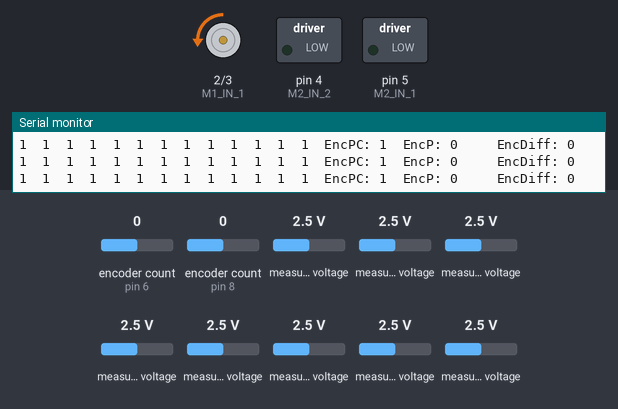
This sketch was run on a simulated Arduino Uno, built with avr-gcc and run on an emulated ATmega328P. On the bench: motor-driver pin pairs drawn as motors (green arrow = first pin HIGH = forward, orange = second pin HIGH = backward, longer = more drive), switched loads named in the sketch (green lamp = pin HIGH), the last lines printed to the serial monitor. Inputs (shaded band) come from the test bench; at power-on: measured voltage 2.5 V, encoder count (sensors on pin 6, pin 8) 0. Pins used as bus, display or sensor lines are not drawn.

Above: at 1.2 s.
1.3 s: measured voltage (sensor 200) set to 3.2 V
2.8 s: measured voltage (sensor 200) set to 3.5 V
At 3.3 s:
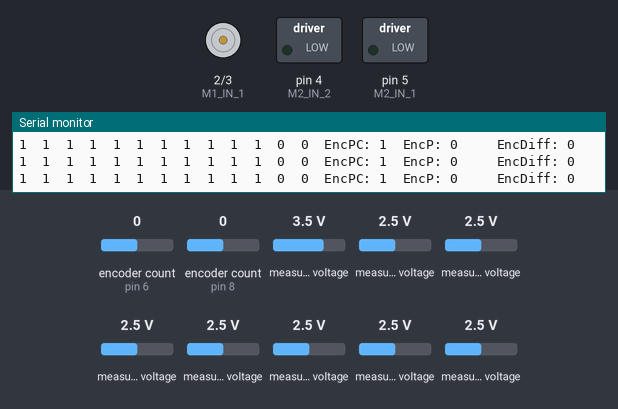
4.3 s: measured voltage (sensor 200) set to 0.1 V
At 5.5 s:
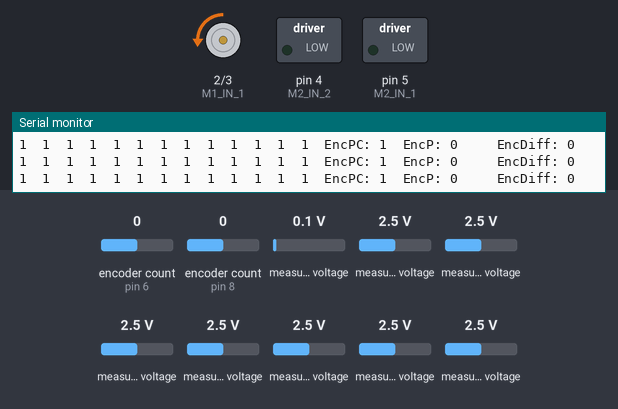
5.8 s: measured voltage (sensor 203) set to 3.2 V
7.3 s: measured voltage (sensor 203) set to 3.5 V
At 7.9 s:
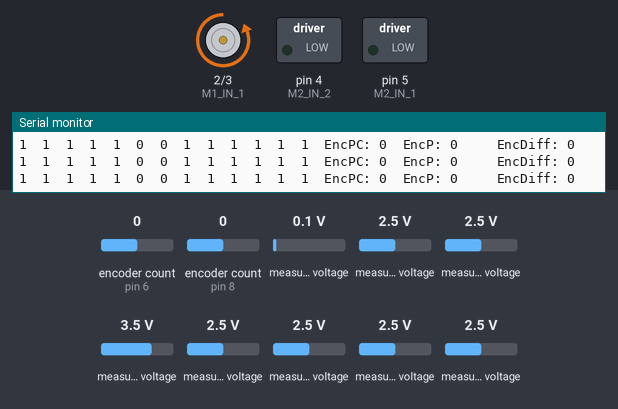
8.8 s: measured voltage (sensor 203) set to 0.1 V
At 10.2 s:
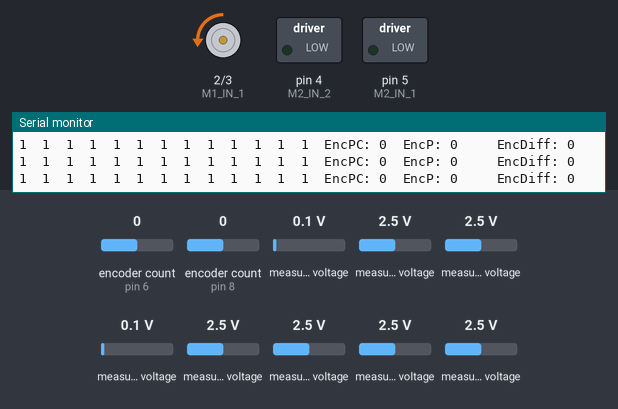
Timing chart, 0 to 11.3 s (numbered marks = the images above; inputs shaded):
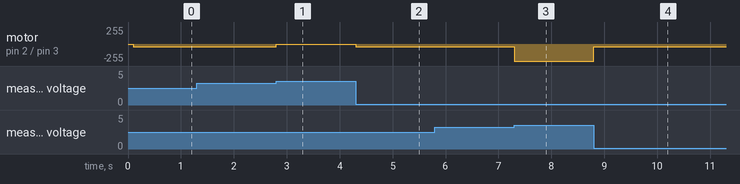

Measured:
- the behaviour switches between 3.3 and 3.4 V on measured voltage (sensor 200) (found by bisection; images 0 and 1)
- the behaviour switches between 3.3 and 3.4 V on measured voltage (sensor 203) (found by bisection; images 2 and 3)
- after the input at 2.8 s, motor on pin 2 (M1_IN_1) / pin 3 (M1_IN_2): backward 40/255 → stopped at once
- after the input at 4.3 s, motor on pin 2 (M1_IN_1) / pin 3 (M1_IN_2): stopped → backward 40/255 at once
- after the input at 7.3 s, motor on pin 2 (M1_IN_1) / pin 3 (M1_IN_2): backward 40/255 → backward 255/255 at once
- after the input at 8.8 s, motor on pin 2 (M1_IN_1) / pin 3 (M1_IN_2): backward 255/255 → backward 40/255 at once

The sketch:

10_start_over_limit.ino
```cpp
// COMPENSATES COMMAND VS PERFORMANCE TRYING TO TUNE POID CONTROLE


// ______ LIBRARYS______

#include <Adafruit_MCP3008.h>
#include <Encoder.h>


// ______ DEFINITIONS ______

Adafruit_MCP3008 adc1;
Adafruit_MCP3008 adc2;


// ______ GLOBAL VARIABLES ______

short a = 0 ;
short b = 0 ;
float Kd_line = 0 ;
float Kp_line = 3 ;
float Kp_speed = 30 ;
int window_line = 10 ; // <--- WINDOW INTEGER HERE!
float slope_line = 0 ;
float error_line = 0 ;
float b_point_line = 0 ;
float a_point_line = 0 ;
short speed_level = 40 ;
//float error_speed = 0 ;
float wheel_one_speed = 0 ;
float wheel_two_speed = 0 ;
float b_point_sum_line = 0 ;
float a_point_sum_line = 0 ;
short error_line_simple = 0 ;
float motor_one_command = 0 ;
float motor_two_command = 0 ;
float motor_one_request = 0 ;
float motor_two_request = 0 ;
float D_correction_line = 0 ;
float P_correction_line = 0 ;
float error_array_line[ 10 ] ; // <--- BE SURE TO UPDATE WINDOW INTEGER TO MATCH THIS!! AND MAKE IT AN EVEN NUMBER!!!!
float P_correction_speed = 0 ;
unsigned int sample_time = 100 ;
uint16_t light_bar_values[ 16 ] ;
float error_wheel_one_speed = 0 ;
float error_wheel_two_speed = 0 ;
unsigned int last_time_stamp = 0 ;
short light_bar_values_binary[ 13 ] ;
unsigned int previous_speed_time = 0 ;
float P_correction_wheel_one_speed = 0 ;
float P_correction_wheel_two_speed = 0 ;
float light_bar_values_normalized[ 13 ] ;
unsigned int previous_enc_one_value = 0 ;
unsigned int previous_enc_two_value = 0 ;
short light_bar_values_binary_leftside_sum = 0 ;
short light_bar_values_binary_rightside_sum = 0 ;
short enc_previous_coupon = 1 ;
unsigned int enc_previous = 0 ;


const short RF_CS = A4 ;
const short ADC_1_CS = A3 ;
const short ADC_2_CS = A2 ;

const unsigned short M1_IN_1 = 2;
const unsigned short M1_IN_2 = 3;
const unsigned short M2_IN_1 = 5;
const unsigned short M2_IN_2 = 4;

const unsigned short M1_ENC_A = 6;
const unsigned short M1_ENC_B = 7;
const unsigned short M2_ENC_A = 8;
const unsigned short M2_ENC_B = 9;


// _______ OBJECTS _______

Encoder enc1(M1_ENC_A, M1_ENC_B);
Encoder enc2(M2_ENC_A, M2_ENC_B);


// ______ FUNCTION DECLARATION ______

void speedometor() ;
void light_bar_sensor() ;
void print_statistics() ;
void error_calculator_line() ;
void error_calculator_speed() ;
void grab_error_points_line() ;
void update_error_array_line() ;
void proportion_control_line() ;
void derivative_control_line() ;
void proportion_control_speed() ;
void error_clalculator_line_simple() ;


// ______ SETUP ______

void setup()
{

  Serial.begin(9600);

  pinMode(RF_CS, OUTPUT);
  digitalWrite(RF_CS, HIGH); // Without this the nRF24 will write to the SPI bus while the ADC's are also talking

  adc1.begin(ADC_1_CS);
  adc2.begin(ADC_2_CS);

}


// _____________ MAIN _____________                                <---------- M A I N ---------<

void loop()
{


  // CYCLE CONTROLER PER UNIT OF TIME
  if( ( millis() - last_time_stamp ) >= sample_time )
  {

      // UPDATE TIME STAMP
      last_time_stamp =  millis() ;

      // GRAB LIGHT BAR SENSOR VALUES
      light_bar_sensor() ;

      // CALCULATE LINE ERROR
      //error_clalculator_line() ;
      error_clalculator_line_simple() ;

      // PROPORTIONAL CONTROL LINE
      //proportion_control_line() ;

      // CALCULATE SPEED
      //speedometor() ;

      // CALCULATE SPEED ERROR
      //error_calculator_speed() ;

      // PROPORTIONAL CONTROL SPEED
      //proportion_control_speed() ;

      // INTEGRAL CONTROL
      //integral_control() ;

      // DERIVATIVE CONTROL
      //derivative_control_line() ;


      // ________ MOTOR FORMAN _______
      // IF ON CENTER
      if( error_line_simple == 0 )
      {
          // MOVE FORWARD
          analogWrite( M1_IN_1 , 0 ) ;
          analogWrite( M1_IN_2 , speed_level ) ;
          analogWrite( M2_IN_1 , 0 ) ;
          analogWrite( M2_IN_2 , speed_level ) ;

          // HOLD UNTIL NOT
          //while( error_line_simple == 0 ) ;

      }

      // IF LEFT BIAS
      if( error_line_simple < 0 )
      {
          // IF VALID FOR UPDATE
          if( enc_previous_coupon == 1 )
          {
              // UPDATE PREVIOUS ENCODER VALUE
              enc_previous = enc1.read();

              // TAKE COUPON
              enc_previous_coupon = 0 ;
          }


          // MOVE RIGHT TWO CLICKS
          if( ( enc1.read() - enc_previous ) > 1 )
          {
              // MOTOR COMMANDS
              analogWrite( M1_IN_1 , 0 ) ;
              analogWrite( M1_IN_2 , 0 ) ;
              analogWrite( M2_IN_1 , 0 ) ;
              analogWrite( M2_IN_2 , 0 ) ;

              // RESET COUPON
              enc_previous_coupon = 1 ;
          }

          else
          {
              // ENERGISE
              analogWrite( M1_IN_1 , 0 ) ;
              analogWrite( M1_IN_2 , 255 ) ;
              analogWrite( M2_IN_1 , 0 ) ;
              analogWrite( M2_IN_2 , 0 ) ;

          }


          // HOLD UNTIL NOT
          //while( error_line_simple < 0 ) ;

      }

      // IF RIGHT BIAS
      if( error_line_simple > 0 )
      {
          // MOVE LEFT
          analogWrite( M1_IN_1 , 0 ) ;
          analogWrite( M1_IN_2 , 0 ) ;
          analogWrite( M2_IN_1 , 0 ) ;
          analogWrite( M2_IN_2 , speed_level ) ;

          // HOLD UNTIL NOT
          //while( error_line_simple > 0 ) ;

      }


/*
short max_motor = 60 ;
short min_motor = 30 ;
float max_speed = 2.00 ;
float min_speed = 0.50 ;
*/

/*

      // APPLY PID CONTROL OF REQUEST
      motor_one_request = motor_one_request - P_correction_line ;
      motor_two_request = motor_two_request + P_correction_line ;


      // HARD-LINED REQUEST VALUE LIMITS
      if ( motor_one_request > 1.5 )  motor_one_request = 1.5 ;
      if ( motor_one_request < 0 )  motor_one_request = 0 ;

      if ( motor_two_request > 1.5 )  motor_two_request = 1.5 ;
      if ( motor_two_request < 0 )  motor_two_request = 0 ;


      // APPLY CONTROL VALUES
      motor_one_command = motor_one_request + P_correction_wheel_one_speed ;
      motor_two_command = motor_two_request + P_correction_wheel_two_speed ;
*/

/*

      // CHECK SPEED LIMIT WHEEl ONE
      if ( wheel_one_speed > max_speed )
      {
          motor_one_command = 0.5 * motor_one_command ;
      }

      // IF GOING TO SLOW
      else if( wheel_one_speed < min_speed )
      {
          motor_one_command++ ;
      }

      // ALLOW MORE CORRECTION WHEEL TWO
      else
      {
          motor_one_command = motor_one_command - P_correction_line + D_correction_line ;
      }


      // CHECK SPEED LIMIT WHEEl TWO
      if ( wheel_two_speed > max_speed )
      {
          motor_two_command = 0.5 * motor_two_command ;
      }

      // IF GOING TO SLOW
      else if( wheel_two_speed < min_speed )
      {
          motor_two_command++ ;
      }

      // ALLOW MORE CORRECTION WHEEL TWO
      else
      {
          motor_two_command = motor_two_command + P_correction_line - D_correction_line ;
      }


*/


/*

      // APPLY HARD-LINED CONTROL VALUE LIMITS
      if ( motor_one_command > max_motor )  motor_one_command = max_motor ;
      if ( motor_one_command < min_motor )  motor_one_command = min_motor ;

      if ( motor_two_command > max_motor )  motor_two_command = max_motor ;
      if ( motor_two_command < min_motor )  motor_two_command = min_motor ;
*/

/*
      // SEND OUT COMMANDS TO MOTORS
      analogWrite( M1_IN_1 , 0 ) ;
      analogWrite( M1_IN_2 , motor_one_command ) ;

      analogWrite( M2_IN_1 , 0 ) ;
      analogWrite( M2_IN_2 , motor_two_command ) ;
*/


      // PRINT STATISTICS
      print_statistics() ;


  } // <--if(millis)

 // delay(25);

} // <-- main()


// ____________________ FUNCTION LAND ____________________
// _______________________________________________________


// _________ LIGHT BAR SENSOR () _________


void light_bar_sensor()
{


  // LOCAL VARIABLES
  uint16_t adc1_buf[8] ;
  uint16_t adc2_buf[8] ;
  //uint16_t light_bar_values[ 16 ] ;


  // READ IN VALUES
  for ( a = 0 ; a < 8 ; a++ )
  {
      adc1_buf[ a ] = adc1.readADC( a ) ;
      adc2_buf[ a ] = adc2.readADC( a ) ;
  }


  // COMBINE INTO ONE ARRAY
  light_bar_values[ 12 ] = adc1_buf[ 0 ] ;
  light_bar_values[ 11 ] = adc2_buf[ 0 ] ;
  light_bar_values[ 10 ] = adc1_buf[ 1 ] ;
  light_bar_values[ 9 ] = adc2_buf[ 1 ] ;
  light_bar_values[ 8 ] = adc1_buf[ 2 ] ;
  light_bar_values[ 7 ] = adc2_buf[ 2 ] ;
  light_bar_values[ 6 ] = adc1_buf[ 3 ] ;
  light_bar_values[ 5 ] = adc2_buf[ 3 ] ;
  light_bar_values[ 4 ] = adc1_buf[ 4 ] ;
  light_bar_values[ 3 ] = adc2_buf[ 4 ] ;
  light_bar_values[ 2 ] = adc1_buf[ 5 ] ;
  light_bar_values[ 1 ] = adc2_buf[ 5 ] ;
  light_bar_values[ 0 ] = adc1_buf[ 6 ] ;


} // <-- light_bar_sensor()


// ______ ERROR CALCULATOR LINE () ______

void error_clalculator_line()
{

  // LOCAL VARIABLES
  int light_bar_values_sum = 0 ;
  //float light_bar_values_normalized[ 13 ] ; // <-- GLOBAL
  float light_bar_values_normalized_leftside_sum = 0 ;
  float light_bar_values_normalized_rightside_sum = 0 ;
  //float error = 0 ; // <-- GLOBAL


  // FIND THE SUM OF THE ARRAY
  for ( a = 0 ; a < 13 ; a++ )
  {
      light_bar_values_sum = light_bar_values_sum + light_bar_values[ a ] ;
  }


  // NORMALIZE BY DIVIDING BY THE SUM OF THE ARRAY
  for ( a = 0 ; a < 13 ; a++ )
  {
      light_bar_values_normalized[ a ] = (float)light_bar_values[ a ] / (float)light_bar_values_sum ;
  }


  // ADD UP LEFT SIDE
  for ( a = 0 ; a < 6 ; a++ )
  {
      light_bar_values_normalized_leftside_sum = light_bar_values_normalized_leftside_sum + light_bar_values_normalized[ a ] ;
  }


  // ADD UP RIGHT SIDE
  for ( a = 7 ; a < 13 ; a++ )
  {
      light_bar_values_normalized_rightside_sum = light_bar_values_normalized_rightside_sum + light_bar_values_normalized[ a ] ;
  }


  // CALCULATE ERROR
  error_line = light_bar_values_normalized_rightside_sum - light_bar_values_normalized_leftside_sum - 0.0030;


} // <-- error_clalculator_line()


// ______ ERROR CALCULATOR LINE SIMPLE () ______

void error_clalculator_line_simple()
{


  // THESHOLD FILTER
  for ( a = 0 ; a < 13 ; a++ )
  {
      // IF LESS THAN THRESHOLD THAN ASSIGN A VALUE OF ONE ELSE ASSIGN AVALUE OF ZERO
      if( light_bar_values[ a ] <= 680 ) light_bar_values_binary[ a ]  = 1 ;
      else light_bar_values_binary[ a ] = 0 ;
  }


  // ZERO-OUT SUMS
  light_bar_values_binary_leftside_sum = 0 ;
  light_bar_values_binary_rightside_sum = 0 ;


  // ADD UP LEFT SIDE
  for ( a = 0 ; a < 6 ; a++ ) light_bar_values_binary_leftside_sum = light_bar_values_binary_leftside_sum + light_bar_values_binary[ a ] ;


  // ADD UP RIGHT SIDE
  for ( a = 7 ; a < 13 ; a++ ) light_bar_values_binary_rightside_sum = light_bar_values_binary_rightside_sum + light_bar_values_binary[ a ] ;


  // CALCULATE ERROR
  error_line_simple = light_bar_values_binary_leftside_sum - light_bar_values_binary_rightside_sum ;


} // <-- error_clalculator_line_simple()


// ______ PROPORTION CONTROL LINE ()______

void proportion_control_line()
{

    // MULTIPLY ERROR WITH Kp GAIN CONSTANT
    P_correction_line = Kp_line * error_line ;

} // <--- proportional_control_line()


// ______ DERIVATIVE_CONTROL LINE ()______

void derivative_control_line()
{

    // UPDATE ERROR ARRAY
    update_error_array_line() ;


    // GRAB INITIAL POINT
    grab_error_points_line() ;


    // CALCULATE SLOPE
    slope_line = ( b_point_line - a_point_line ) / window_line ;

    D_correction_line = Kd_line * slope_line ;


} // <--- derivative_control_line()


// ______ UPDATE_ERROR_ARRAY LINE ()______

void update_error_array_line()
{

    int w = 0 ;

    // SHIFT ERROR ARRAY
    for( w = 0 ; w < ( window_line - 1 ) ; w++  )
    {

        error_array_line[ w ] = error_array_line[ w + 1 ] ;

    } // <--- for()


    // INSERT FINAL TERM
    error_array_line[ window_line - 1 ] = error_line ;


} // <--- update_error_array_line()


// ______ GRAB_ERROR_POINTS ______

void grab_error_points_line()
{


    // RESET SUMS
    a_point_sum_line = 0 ;
    b_point_sum_line = 0 ;


    // ADD UP FIRST HALF OF VALUES
    for( a = 0 ; a < ( window_line / 2 ) ; a++ )
    {

        // ADD UP VALUES
        a_point_sum_line = a_point_sum_line + error_array_line[ a ] ;


    } // <--- for()


    // DIVIDE FOR AVG VALUE
    a_point_line = a_point_sum_line / ( window_line / 2 ) ;


    // ADD UP SECOND HALF OF VALUES
    for( b = ( window_line / 2 ) ; b < ( window_line ) ; b++ )
    {

        // ADD UP VALUES
        b_point_sum_line = b_point_sum_line + error_array_line[ b ] ;


    } // <--- for()


    // DIVIDE FOR AVG VALUE
    b_point_line = b_point_sum_line / ( window_line / 2 ) ;


} // <--- grab_error_points()


// ______ SPEDOMETOR ()______

void speedometor()
{

  // VARIABLES
  unsigned int time_diff = 0 ;
  // unsigned int previous_speed_time = 0 ; // <-- GLOBAL
  int enc_one_diff = 0 ; // <-- GLOBAL
  int enc_two_diff = 0 ; // <-- GLOBAL
  //unsigned int previous_enc_one_value = 0 ; // <-- GLOBAL
  //unsigned int previous_enc_two_value = 0 ; // <-- GLOBAL
  float linear_one_diff = 0 ;
  float linear_two_diff = 0 ;
  //unsigned int wheel_one_speed = 0 ; // <-- GLOBAL
  //unsigned int wheel_two_speed = 0 ; // <-- GLOBAL


  // DIFFERENCE IN TIME
  time_diff = millis() - previous_speed_time ;


  // DIFFERENCE IN POSITION
  enc_one_diff = enc1.read() - previous_enc_one_value ;
  enc_two_diff = enc2.read() - previous_enc_two_value ;


  //CONVERT TO CM
  linear_one_diff = (float)enc_one_diff * (float)10 / (float)360 * (float)1000 ;
  linear_two_diff = (float)enc_two_diff * (float)10 / (float)360 * (float)1000 ;


  // CALCULATE SPEED
  wheel_one_speed = (float)linear_one_diff / (float)time_diff ;
  wheel_two_speed = (float)linear_two_diff / (float)time_diff * (float)-1;


  // UPDATE ENCODER
  previous_enc_one_value = enc1.read() ;
  previous_enc_two_value = enc2.read() ;


  // UPDATE TIMESTAMP
  previous_speed_time = millis() ;


  // RESET TIME_DIFF
  time_diff = 0 ;


} // <--- spedometor()


// ______ ERROR CALCULATOR SPEED () ______

void error_calculator_speed()
{

  // CALCULATE SPEED ERROR
  error_wheel_one_speed = motor_one_request - wheel_one_speed ;
  error_wheel_two_speed = motor_two_request - wheel_two_speed ;


} // <-- error_clalculator_speed()


// ______ PROPORTION CONTROL SPEED ()______

void proportion_control_speed()
{

    // MULTIPLY SPEED ERROR WITH Kp GAIN CONSTANT
    P_correction_wheel_one_speed = Kp_speed * error_wheel_one_speed ;
    P_correction_wheel_two_speed = Kp_speed * error_wheel_two_speed ;


} // <--- proportional_control_line()


// ______ PRINT STATISTICS () ______

void print_statistics()
{

/*

  // PRINT LIGHT BAR ARRAY VALUES
  for ( a = 0 ; a < 13 ; a++ )
  {
      Serial.print( light_bar_values[ a ] ) ;
      Serial.print("\t") ;
  }


  // NEW LINE
  Serial.println() ;


  // PRINT NORMALIZED LIGHT BAR ARRAY VALUES
  for ( a = 0 ; a < 13 ; a++ )
  {
      Serial.print( light_bar_values_normalized[ a ] ) ;
      Serial.print("\t") ;
  }

*/


  // PRINT LIGHT BAR ARRAY VALUES
  for ( a = 0 ; a < 13 ; a++ )
  {
      Serial.print( light_bar_values_binary[ a ] ) ;
      Serial.print("\t") ;
  }


    // PRINT COUPON
    Serial.print( "EncPC: " ) ;
    Serial.print( enc_previous_coupon ) ;
    Serial.print("\t") ;


    // PRINT ENCODER PREVIOUS
    Serial.print( "EncP: " ) ;
    Serial.print( enc_previous ) ;
    Serial.print("\t") ;


    // PRINT ENCODER DIFFERENCE
    Serial.print( "   EncDiff: " ) ;
    Serial.print( enc1.read() - enc_previous ) ;
    Serial.print("\t") ;


/*
          // IF VALID FOR UPDATE
          if( enc_previous_coupon == 1 )
          {
              // UPDATE PREVIOUS ENCODER VALUE
              enc_previous = enc1.read();

              // TAKE COUPON
              enc_previous_coupon = 0 ;
          }


          // MOVE RIGHT TWO CLICKS
          if( ( enc_previous - enc1.read() ) > 2 )
          {
              // MOTOR COMMANDS
              analogWrite( M1_IN_1 , 0 ) ;
              analogWrite( M1_IN_2 , 0 ) ;
              analogWrite( M2_IN_1 , 0 ) ;
              analogWrite( M2_IN_2 , 0 ) ;

              // RESET COUPON
              enc_previous_coupon = 1 ;
          }

*/


//Serial.print( 0 ) ;

/*
  // PRINT ERROR LINE
  Serial.print( "Err_ln: " ) ;
  Serial.print( error_line , 4 ) ;
  Serial.print("\t") ;
*/
/*
  // PRINT ERROR SPEED
  Serial.print( "Err_one_speed: " ) ;
  Serial.print( error_wheel_one_speed , 4 ) ;
  //Serial.print("\t") ;
*/
/*
  // PRINT ERROR SPEED
  Serial.print( "Err_two_speed: " ) ;
  Serial.print( error_wheel_two_speed , 4 ) ;
  Serial.print("\t") ;
*/
/*
  // PROPORTIONAL CORRECTION LINE
  Serial.print( "P_cor_ln: " ) ;
  Serial.print( P_correction_line*5 ) ;
  Serial.print("\t") ;


  // DERIVATIVE CORRECTION LINE
  Serial.print( "D_cor_ln: " ) ;
  Serial.print( D_correction_line*20 ) ;
  Serial.print("\t") ;
*/
/*
  // PROPORTIONAL CORRECTION SPEED
  Serial.print( "P_cor_speed: " ) ;
  Serial.print( P_correction_speed ) ;
  //Serial.print("\t") ;

  // MOTOR_ONE_REQUEST
  Serial.print( "Mtr_rqst_one: " ) ;
  Serial.print( motor_one_request ) ;
  //Serial.print("\t") ;
*/
/*
  // MOTOR_ONE_COMMAND
  Serial.print( "Mtr_cmd_one: " ) ;
  Serial.print( motor_one_command ) ;
  Serial.print("\t") ;


  // WHEEL SPEED
  Serial.print( "Whl_spd_one: " ) ;
  Serial.print( wheel_one_speed ) ;
  Serial.print("\t") ;
  */
/*
  // MOTOR_TWO_REQUEST
  Serial.print( "Mtr_rqst_two: " ) ;
  Serial.print( motor_two_request ) ;
  Serial.print("\t") ;
*/
/*
  // MOTOR_TWO_COMMAND
  Serial.print( "Mtr_cmd_two: " ) ;
  Serial.print( motor_two_command ) ;
  Serial.print("\t") ;


  // WHEEL SPEED
  Serial.print( "Whl_spd_two: " ) ;
  Serial.print( wheel_two_speed ) ;
  Serial.print("\t") ;
*/

  // NEW LINE
  Serial.println() ;


} // <-- print_statistics()
```
